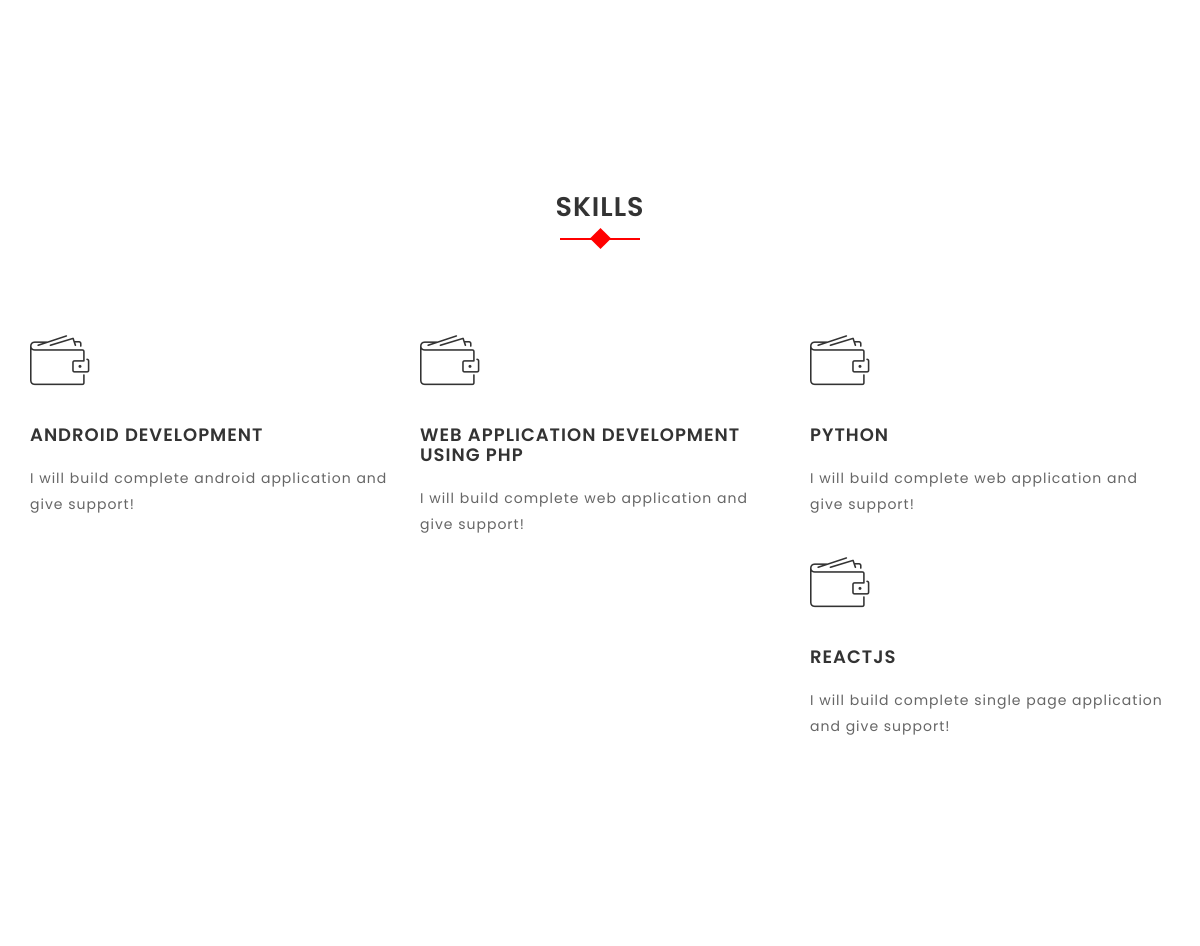
Before: / (middle part) with the older database file.
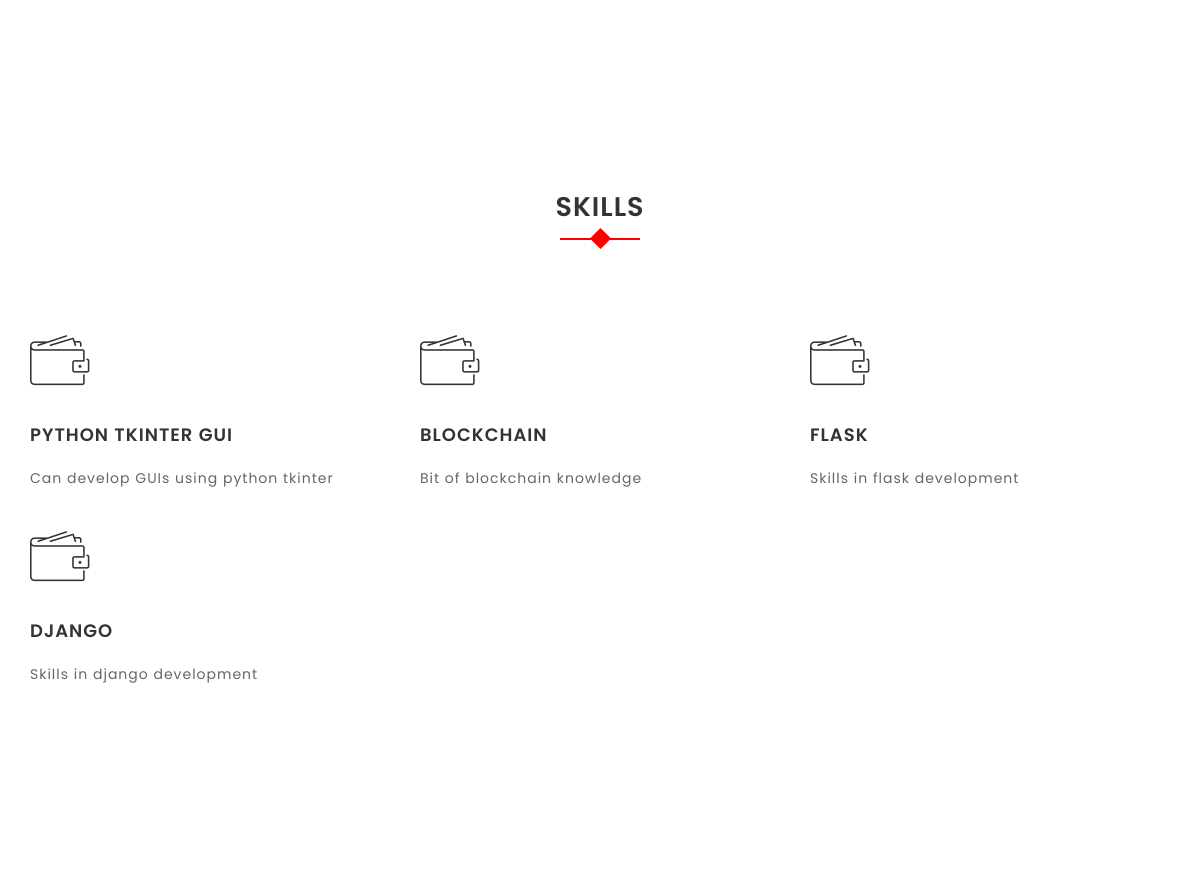
After: the same page with the newer database file.
### core/models.py (models this page shows, shortened)
class Service(models.Model):
    name = models.CharField(max_length=100, verbose_name="Service name")
    description = models.TextField(verbose_name="About service")

### core/views.py (the view, shortened to what this page needs)
# urls.py: path('', HomeTemplateView.as_view()),
class HomeTemplateView(TemplateView):
    template_name = 'home.html'
    def get_context_data(self, **kwargs):
        context = super().get_context_data(**kwargs)  # first, call super get context data
        context['about'] = About.objects.first()
        context['services'] = Service.objects.all()
        context['works'] = RecentWork.objects.all()
        return context

### templates/home.html (shortened to what this page needs)
{% extends 'base.html' %}
{% block content %}
    <div id="about" class="about-area section-padding">
    </div>
    <div id="services" class="section-padding">
        <div class="container">
            <div class="row">
                <div class="col-md-12">
                    <div class="section-header text-center">
                        <h2>Skills</h2>
                    </div>
                </div>
            </div>
            <div class="row">
                {% for service in services %}
                    <div class="col-md-4 col-sm-4">
                        <div class="single-service wow fadeInDown" data-wow-delay="0.2s">
                            <i class="icon icon-wallet"></i>
                            <h2>{{ service.name }}</h2>
                            <p>{{ service.description }}</p>
                        </div>
                    </div>
                {% endfor %}
            </div>
        </div>
    </div>
    <div id="portfolio" class="portfolio-area section-padding">
    </div>
{% endblock %}

### templates/base.html (shortened to what this page needs)
<!doctype html>
<html lang="en">
<head>
    {% include 'includes/stylesheets.html' %}
</head>
<body>
{% block content %}{% endblock %}
</body>
</html>

### templates/includes/stylesheets.html (shortened to what this page needs)
{% load static %}
<link rel="stylesheet" href="{% static 'css/bootstrap.min.css' %}">
<link rel="stylesheet" href="{% static 'css/font-awesome.min.css' %}">
<link rel="stylesheet" href="{% static 'css/animate.css' %}">
<link rel="stylesheet" href="{% static 'css/owl.carousel.css' %}">
<link rel="stylesheet" href="{% static 'css/owl.theme.default.css' %}">
<link rel="stylesheet" href="{% static 'css/magnific-popup.css' %}">
<link rel="stylesheet" href="{% static 'css/line-icons.min.css' %}">
<link rel="stylesheet" href="{% static 'css/style.css' %}">
<link rel="stylesheet" href="{% static 'css/responsive.css' %}">

### templates/includes/scripts.html (shortened to what this page needs)
{% load static %}

### static/css/style.css (style rules this page uses)
body { width: 100%; height: 100%; line-height: 24px; font-size: 13px; font-family: 'Poppins', sans-serif; font-weight: normal; letter-spacing: 1px; }
html { width: 100%; height: 100%; }
p { line-height: 26px; font-size: 14px; font-weight: 400; color: #666; }
h1, h2, h3, h4, h5, h6 { font-weight: 700; margin-top: 0; margin-bottom: 10px; color: #333333; text-transform: uppercase; }
.section-padding { padding: 90px 0; }
.section-header { margin-bottom: 100px; text-align: center; }
.section-header h2 { font-size: 27px; line-height: 37px; margin-bottom: 20px; padding-top: 10px; font-weight: 600; color: #333333; }
.section-header h2::before { position: absolute; content: ""; height: 2px; width: 80px; left: 50%; top: 60px; text-align: center; z-index: -1; background: #FF0000; margin-left: -40px; }
.section-header h2::after { position: absolute; content: ""; height: 15px; width: 15px; left: 50%; top: 53px; text-align: center; z-index: -1; background: #FF0000; margin-left: -7px; -webkit-transform: rotate(45deg); transform: rotate(45deg); }
.single-service { margin-bottom: 30px; }
.single-service i { font-size: 50px; text-align: center; height: 80px; padding-top: 10px; -webkit-transition: all .3s ease 0s; -o-transition: all .3s ease 0s; transition: all .3s ease 0s; }
.single-service h2 { margin: 20px 0; font-size: 18px; font-weight: 600; }

Changed rows visible on the page:
removed Service: name "ANDROID DEVELOPMENT", description "I will build complete android application and give support!"
removed Service: name "WEB APPLICATION DEVELOPMENT USING PHP", description "I will build complete web application and give support!"
removed Service: name "PYTHON", description "I will build complete web application and give support!"
removed Service: name "REACTJS", description "I will build complete single page application and give support!"
added Service: name "PYTHON TKINTER GUI", description "Can develop GUIs using python tkinter"
added Service: name "BLOCKCHAIN", description "Bit of blockchain knowledge"
added Service: name "FLASK", description "Skills in flask development"
added Service: name "DJANGO", description "Skills in django development"
